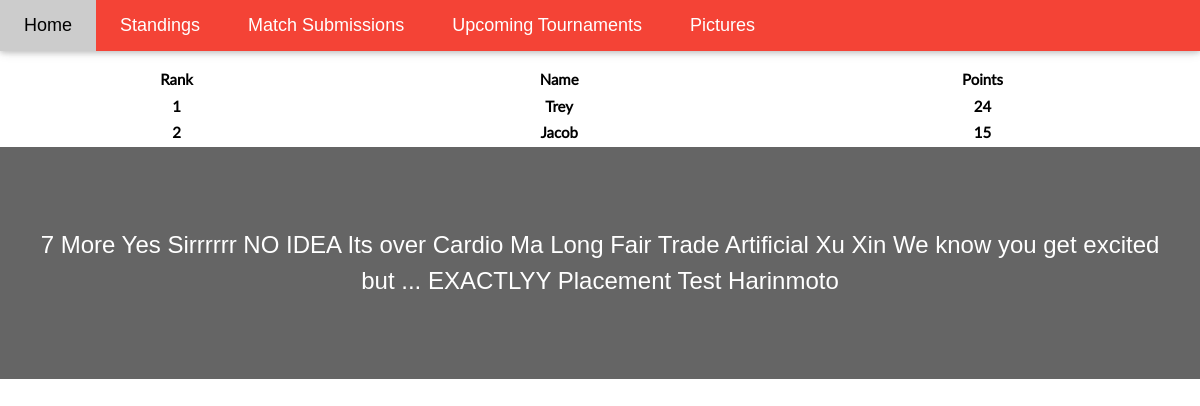
Page /standings on the earlier database version.
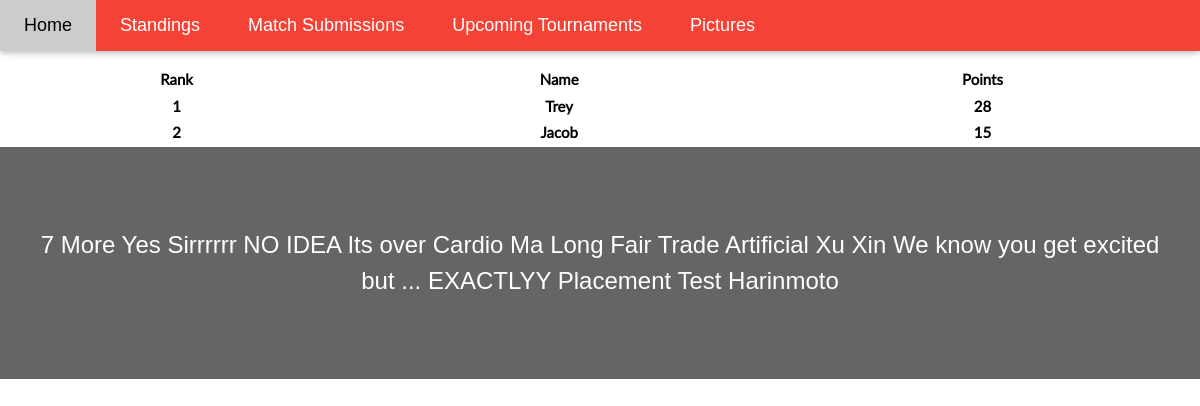
Same page on the later database version.
### points/models.py (models this page shows, shortened)
class Player(models.Model):
    name = models.CharField(max_length=128, unique=True)
    email = models.EmailField()
    rank = models.IntegerField()
    points = models.IntegerField()
    class Meta:
        ordering = ['name']

### points/views.py (the view)
# urls.py: path('standings', views.standings, name='standings'),
def standings(request):
    ranks = Player.objects.all().order_by('rank')
    return render(request, 'points/standings.html', {'ranks': ranks})

### points/templates/points/standings.html
{% extends "points/base_template.html" %}
{% block main %}
<div class="container rounded main-content p-5">
  <h2>Rankings</h2>
</div>
<table style="width:100%">
  <tr>
    <th>Rank</th>
    <th>Name</th>
    <th>Points</th>
  </tr>
  {% for Player in ranks %}
  <tr>
    <th>{{ Player.rank}}</th>
    <th>{{ Player.name }}</th>
    <th>{{ Player.points }}</th>
  </tr>
  {% endfor %}
</table>
{% endblock %}

Differences in the rows shown:
changed Player "Trey": points "24" → "28"
